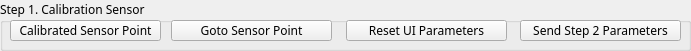
  <widget class="QGroupBox" name="groupBox_Parameter_1">
   <property name="geometry">
    <rect>
     <x>10</x>
     <y>0</y>
     <width>691</width>
     <height>51</height>
    </rect>
   </property>
   <property name="font">
    <font>
     <family>3ds</family>
    </font>
   </property>
   <property name="title">
    <string>Step 1. Calibration Sensor</string>
   </property>
   <widget class="QPushButton" name="pushButton_Parameter_Adjust_Zero">
    <property name="geometry">
     <rect>
      <x>10</x>
      <y>20</y>
      <width>151</width>
      <height>21</height>
     </rect>
    </property>
    <property name="font">
     <font>
      <family>3ds</family>
     </font>
    </property>
    <property name="text">
     <string>Calibrated Sensor Point</string>
    </property>
    <property name="autoRepeat">
     <bool>true</bool>
    </property>
    <property name="autoRepeatDelay">
     <number>300</number>
    </property>
   </widget>
   <widget class="QPushButton" name="pushButton_Parameter_Default_Position">
    <property name="geometry">
     <rect>
      <x>520</x>
      <y>20</y>
      <width>161</width>
      <height>21</height>
     </rect>
    </property>
    <property name="font">
     <font>
      <family>3ds</family>
     </font>
    </property>
    <property name="text">
     <string>Send Step 2 Parameters</string>
    </property>
    <property name="autoRepeat">
     <bool>true</bool>
    </property>
    <property name="autoRepeatDelay">
     <number>300</number>
    </property>
   </widget>
   <widget class="QPushButton" name="pushButton_Parameter_Zero_Point">
    <property name="geometry">
     <rect>
      <x>171</x>
      <y>20</y>
      <width>161</width>
      <height>21</height>
     </rect>
    </property>
    <property name="font">
     <font>
      <family>3ds</family>
     </font>
    </property>
    <property name="text">
     <string>Goto Sensor Point</string>
    </property>
    <property name="autoRepeat">
     <bool>true</bool>
    </property>
    <property name="autoRepeatDelay">
     <number>300</number>
    </property>
   </widget>
   <widget class="QPushButton" name="pushButton_Parameter_Default_Parameter">
    <property name="geometry">
     <rect>
      <x>346</x>
      <y>20</y>
      <width>161</width>
      <height>21</height>
     </rect>
    </property>
    <property name="font">
     <font>
      <family>3ds</family>
     </font>
    </property>
    <property name="text">
     <string>Reset UI Parameters</string>
    </property>
    <property name="autoRepeat">
     <bool>true</bool>
    </property>
    <property name="autoRepeatDelay">
     <number>300</number>
    </property>
   </widget>
  </widget>
